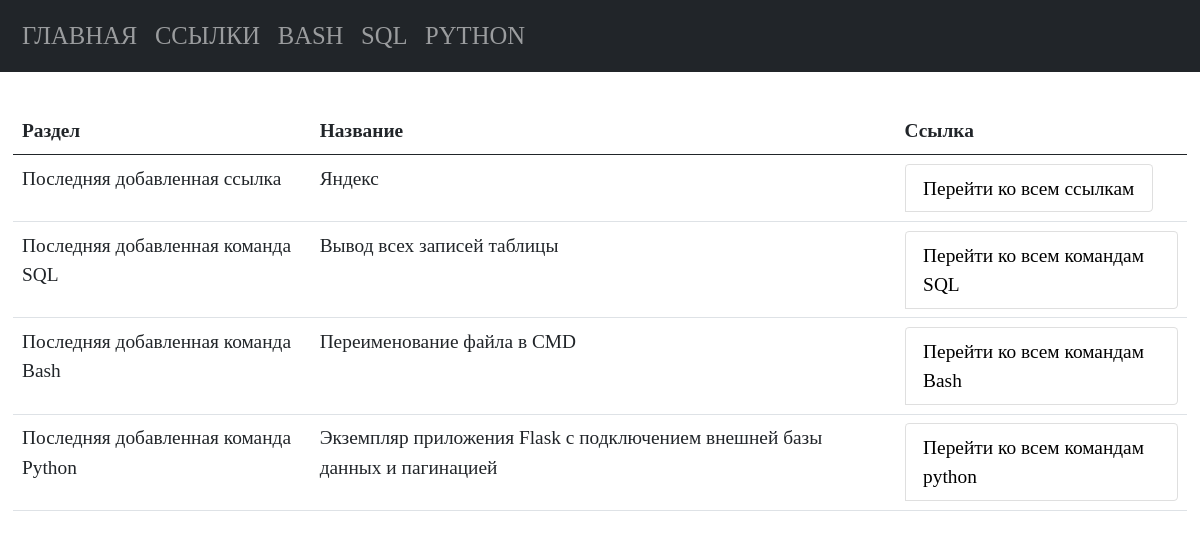
Before: / with the older database file.
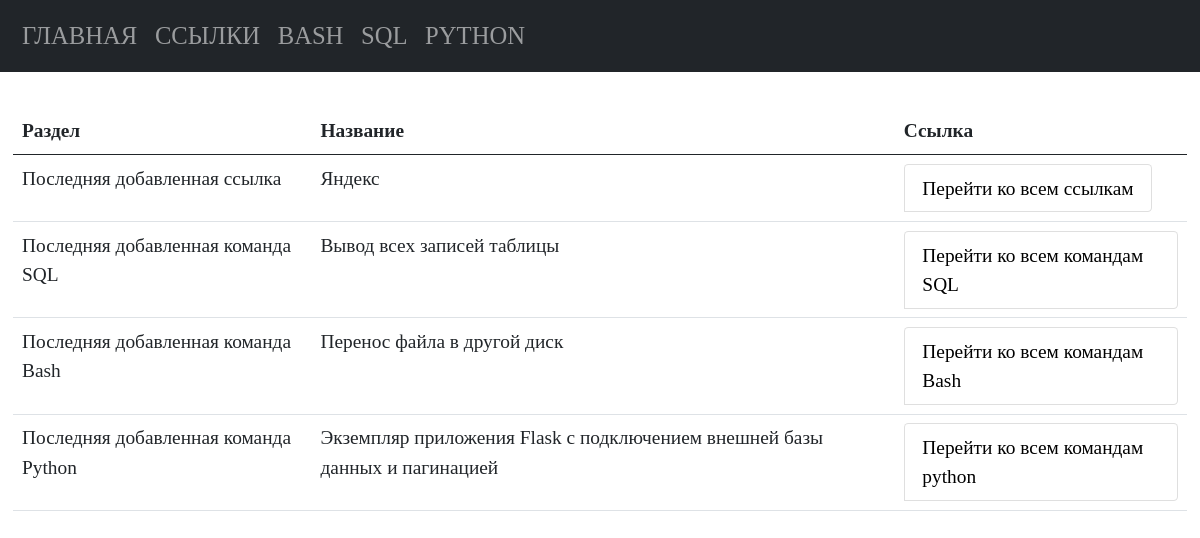
After: the same page with the newer database file.
### tables this page shows
CREATE TABLE "bash" (
    bash_id INTEGER PRIMARY KEY AUTOINCREMENT,
    bash_command TEXT NOT NULL,
    bash_name TEXT NOT NULL
  );

### modules/index.py (the view)
@bp.route("/")
def index():
    conn = connect.get_db_connection()
    last_links = conn.execute("SELECT * FROM links ORDER BY 1 DESC").fetchone()
    last_sql = conn.execute("SELECT * FROM sql ORDER BY 1 DESC").fetchone()
    last_bash = conn.execute("SELECT * FROM bash ORDER BY 1 DESC").fetchone()
    last_python = conn.execute("SELECT * FROM python ORDER BY 1 DESC").fetchone()
    return render_template("index.html",
                           last_links=last_links,
                           last_sql=last_sql,
                           last_bash=last_bash,
                           last_python=last_python, )

### modules/connect.py (called while the page is built)
def get_db_connection():
    db_path = os.path.join(BASE_DIR, '../database.db')
    conn = sqlite3.connect(db_path)
    conn.row_factory = sqlite3.Row
    return conn

### templates/index.html (shortened to what this page needs)
{% extends "base.html" %}
{% block content %}
{% include 'index_content.html' %}
{% endblock %}

### templates/index_content.html (shortened to what this page needs)
<table class="table">
   <thead>
      <tr>
         <th scope="col">Раздел</th>
         <th scope="col">Название</th>
         <th scope="col">Ссылка</th>
      </tr>
   </thead>
   <tbody>
      <tr>
         <td>Последняя добавленная ссылка</td>
         <td>{{ last_links.links_name }}</td>
         <td>
            <ul class="list-group list-group-horizontal">
               <li class="list-group-item">
                  <a href="{{ url_for('links_list_commands.links_list_commands') }}">Перейти ко всем ссылкам</a>
               </li>
            </ul>
         </td>
      </tr>
      <tr>
         <td>Последняя добавленная команда SQL</td>
         <td>{{ last_sql.sql_name }}</td>
         <td>
            <ul class="list-group list-group-horizontal">
               <li class="list-group-item">
                  <a href="{{ url_for('sql_list_commands.sql_list_commands') }}">Перейти ко всем командам SQL</a>
               </li>
            </ul>
         </td>
      </tr>
      <tr>
         <td>Последняя добавленная команда Bash</td>
         <td>{{ last_bash.bash_name }}</td>
         <td>
            <ul class="list-group list-group-horizontal">
               <li class="list-group-item">
                  <a href="{{ url_for('bash_list_commands.bash_list_commands') }}">Перейти ко всем командам Bash</a>
               </li>
            </ul>
         </td>
      </tr>
      <tr>
         <td>Последняя добавленная команда Python</td>
         <td>{{ last_python.python_name }}</td>
         <td>
            <ul class="list-group list-group-horizontal">
               <li class="list-group-item">
                  <a href="{{ url_for('python_list_commands.python_list_commands') }}">Перейти ко всем командам python</a>
               </li>
            </ul>
         </td>
      </tr>
   </tbody>
</table>

Changed rows visible on the page:
no longer on this page (row unchanged): bash: bash_name "Переименование файла в CMD"
added bash: bash_name "Перенос файла в другой диск"
